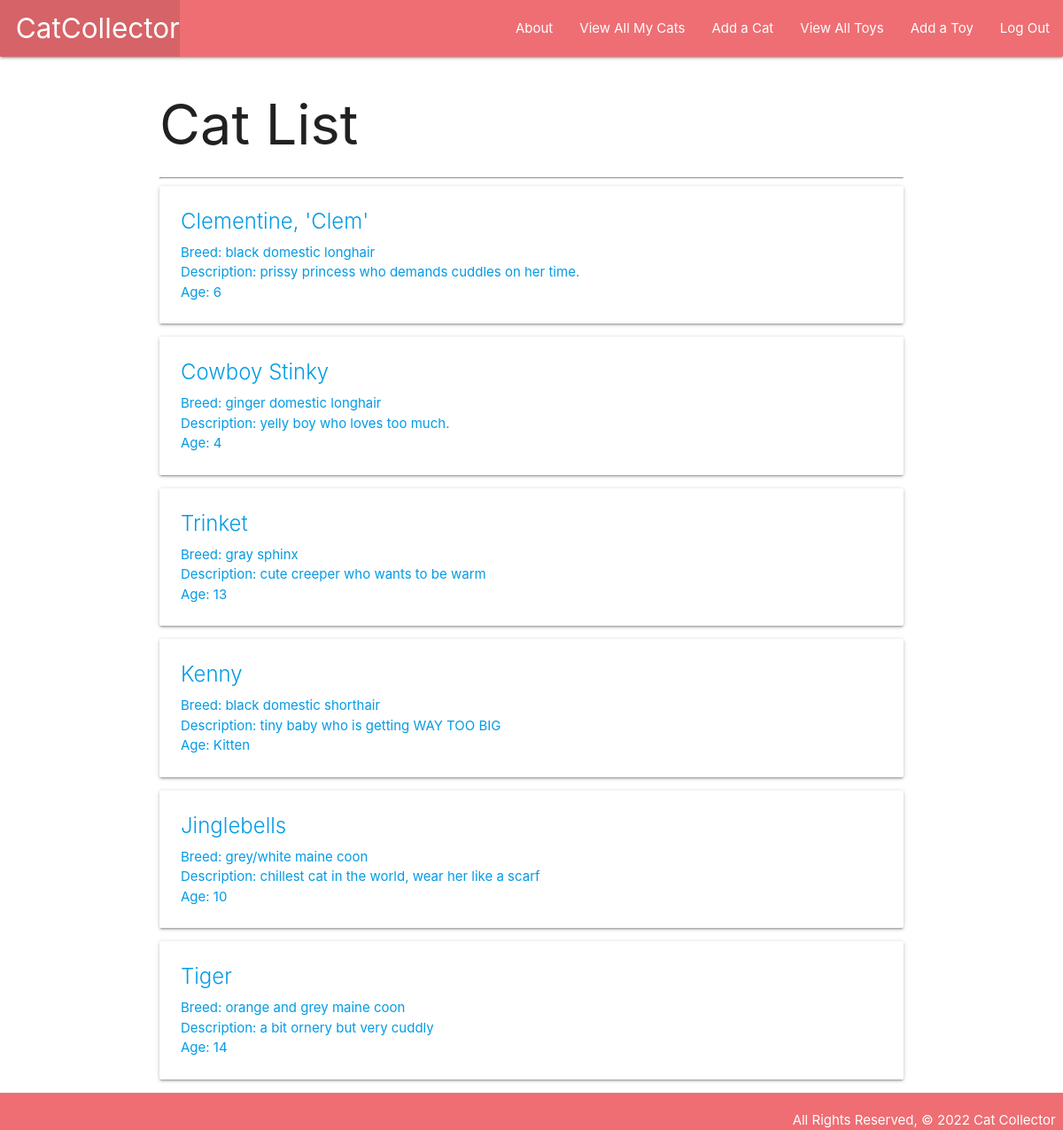
The page /cats/ (signed in) on the database as committed earlier.
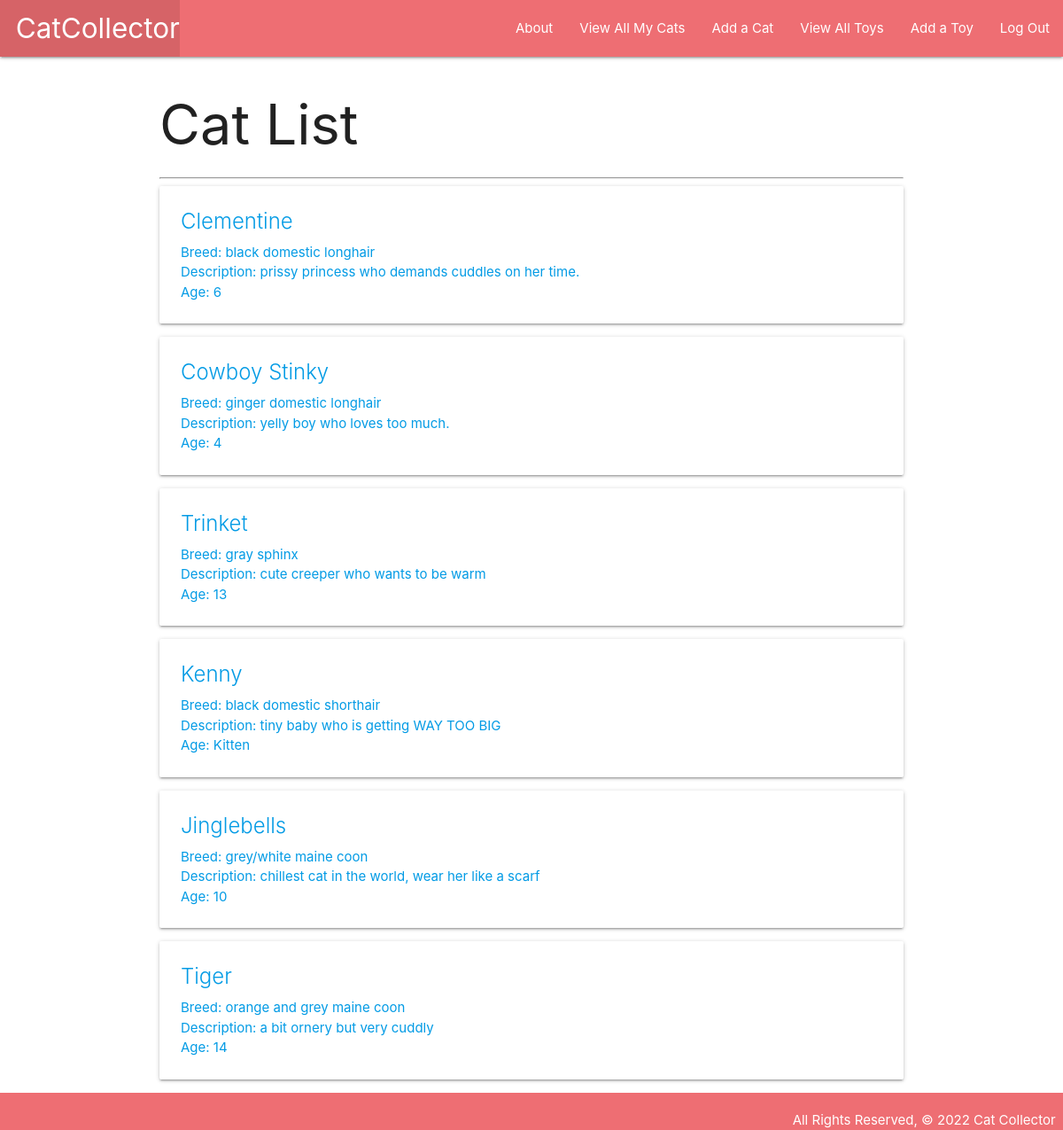
The same page on the database as committed later.
### main_app/models.py (models this page shows, shortened)
class Cat(models.Model):
    name = models.CharField(max_length=100)
    breed = models.CharField(max_length=100)
    description = models.TextField(max_length=250)
    age = models.IntegerField()
    toys = models.ManyToManyField(Toy)
    user = models.ForeignKey(User, on_delete=models.CASCADE) # here making a cat

### main_app/views.py (the view)
# urls.py: path('cats/', views.cats_index, name='index'),
@login_required # we'll need to place the decorator above the view we want to restrict
def cats_index(request):
    cats = Cat.objects.filter(user=request.user)
    return render(request, 'cats/index.html', { 'cats': cats })

### main_app/templates/cats/index.html
{% extends 'base.html' %} {% block content %}
<h1>Cat List</h1>
<hr />
{% for cat in cats %}
<div class="card">
    <a href="{% url 'details' cat.id %}">
        <div class="card-content">
            <span class="card-title">{{ cat.name }}</span>
            <p>Breed: {{ cat.breed }}</p>
            <p>Description: {{ cat.description }}</p>
            {% if cat.age > 0 %}
            <p>Age: {{ cat.age }}</p>
            {% else %}
            <p>Age: Kitten</p>
            {% endif %}
        </div>
    </a>
</div>
{% endfor %} {% endblock %}

Rows that differ between the two databases and show on the page:
changed Cat "black domestic longhair": name "Clementine, 'Clem'" → "Clementine"
